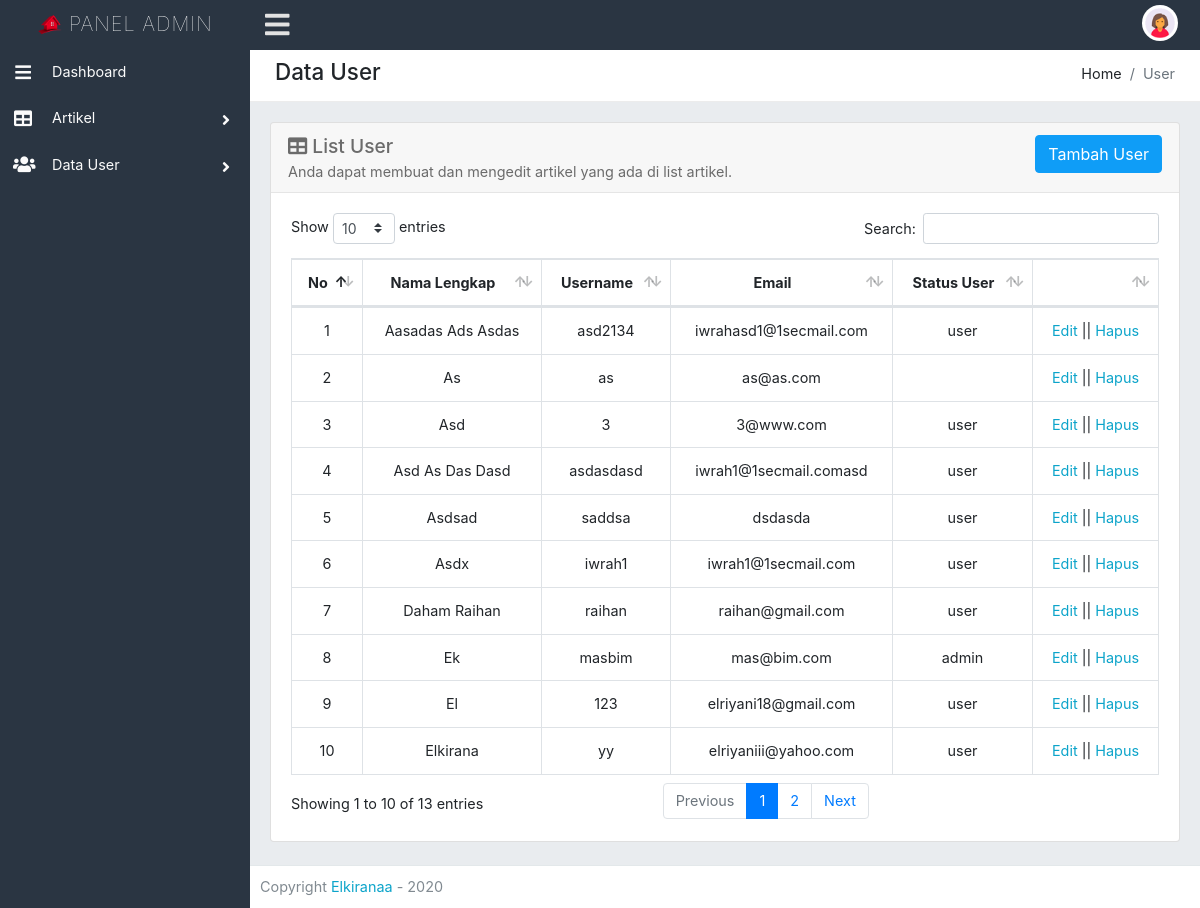
Screenshot of /dashboard/admin/datauser.php (signed in) with the database file from the repository.
### tables this page shows
CREATE TABLE `tbl_user` (
  `id` int(11) NOT NULL,
  `nama_lengkap` varchar(40) NOT NULL,
  `username` varchar(25) NOT NULL,
  `password` varchar(50) NOT NULL,
  `email` varchar(80) NOT NULL,
  `status_user` varchar(25) NOT NULL,
  `image` varchar(50) NOT NULL,
  `status_online` varchar(8) NOT NULL,
  `tanggal_tambah` date NOT NULL
);

### sys/core.php (called while the page is built, shortened)
<?php
	function enurl($str){
		$encrypted_string=openssl_encrypt($str,"AES-128-ECB",'encrypt:)');
		return base64_encode($encrypted_string);
	}
	function deurl($str){
		$decrypted_string=openssl_decrypt(base64_decode($str),"AES-128-ECB",'encrypt:)');
		return $decrypted_string;
	}
?>

### dashboard/admin/datauser.php (the view, shortened to what this page needs)
<?php include 'include/header.php'; ?>
<div class="content-page">
   <div class="content">
      <div class="container-fluid">
         <div class="row">
            <div class="col-xl-12">
               <div class="breadcrumb-holder">
                  <h1 class="main-title float-left">Data User</h1>
                  <ol class="breadcrumb float-right">
                     <li class="breadcrumb-item">Home</li>
                     <li class="breadcrumb-item active">User</li>
                  </ol>
                  <div class="clearfix"></div>
               </div>
            </div>
         </div>
         <div class="row">
            <div class="col-xs-12 col-sm-12 col-md-12 col-lg-12 col-xl-12">
               <div class="card mb-3">
                  <div class="card-header">
                     <table width="100%">
                        <tr>
                           <td>
                              <h3><i class="fas fa-table"></i> List User</h3>
                              Anda dapat membuat dan mengedit artikel yang ada di list artikel.
                           </td>
                           <td>
                              <div class="text-right">
                                 <a role="button" href="#" class="btn btn-primary mb-2" data-toggle="modal" data-target="#tambahuser">
                                 Tambah User
                                 </a>
                              </div>
                           </td>
                        </tr>
                     </table>
                  </div>
                  <div class="card-body">
                     <div class="table-responsive">
                        <table id="table12" class="table table-bordered table-hover display" style="width:100%">
                              <?php
                                 if (isset($_GET['status'])) {
                                  $get = preg_replace('/[^a-z-A-Z]/', '', $_GET['status']);
                                  if (strtolower($get)=='admin') {
                                    $where = "where status_user='admin'";
                                  }elseif (strtolower($get)=='psikolog') {
                                    $where = "where status_user='psikolog'";
                                  }elseif (strtolower($get)=='user') {
                                    $where = "where status_user='user'";
                                  }else{
                                    $where = "";
                                  }
                                 }else{
                                  $where = "";
                                 }
                                 if ($where=="") {
                                    $sdata = '<th style="text-align: center;">Status User</th>';
                                  }else{
                                    $sdata = '';
                                  }
                                echo '<thead>
                              <tr>
                                 <th style="text-align: center;">No</th>
                                 <th style="text-align: center;">Nama Lengkap</th>
                                 <th style="text-align: center;">Username</th>
                                 <th style="text-align: center;">Email</th>
                                 '.$sdata.'
                                 <th style="text-align: center;"></th>
                              </tr>
                           </thead>
                           <tbody>';
                                 $no = 0;
                                 $sql_data = "SELECT * FROM tbl_user ".$where." order by nama_lengkap asc";
                                 $query_data = $db->query($sql_data);
                                 while ($result_data = mysqli_fetch_assoc($query_data)) {
                                  if ($where=="") {
                                    $status_user = '<td style="text-align: center;">'.$result_data['status_user'].'</td>';
                                  }else{
                                    $status_user = '';
                                  }
                                  if ($id_user==$result_data['id']) {
                                    $apus = '';
                                  }else{
                                    $apus = '|| <a href="#" data-id="'.enurl($result_data['id']).'" id="delete">Hapus</a>';
                                  }
                                  $no++;
                                   echo '<tr>
                                 <td style="text-align: center;">'.$no.'</td>
                                 <td style="text-align: center;">'.$result_data['nama_lengkap'].'</td>
                                 <td style="text-align: center;">'.$result_data['username'].'</td>
                                 <td style="text-align: center;">'.$result_data['email'].'</td>
                                 '.$status_user.'
                                 <td style="text-align: center;"><a href="#" id="edit" data-id="'.enurl($result_data['id']).'">Edit</a> '.$apus.'</td>
                              </tr>';
                                 }
                                 ?>
                           </tbody>
                        </table>
                     </div>
                  </div>
               </div>
            </div>
         </div>
      </div>
   </div>
</div>
</div>
<?php include 'include/footer.php'; ?>

### dashboard/admin/include/header.php (shortened to what this page needs)
<?php
    include '../../sys/core.php';
    if (!isset($_SESSION['user'])) {
      echo '<script language="javascript">document.location="../../";</script>';
    }else{
        $id_user = $_SESSION['user'];
        $sql_user = "SELECT * FROM tbl_user WHERE id ='$id_user' ";
        $run_query = $db->query($sql_user);
        $data_user = mysqli_fetch_assoc($run_query);
        if (deurl($data_user['image'])=='P') {
            $image = 'ce.png';
        }elseif (deurl($data_user['image'])=='L') {
            $image = 'co.png';
        }else{
            $image = 'admin.png';
        }
    }
?>
<!DOCTYPE html>
<html lang="en">
<head>
    <link href="../assets/css/bootstrap.min.css" rel="stylesheet" type="text/css" />
    <link href="../assets/font-awesome/css/all.css" rel="stylesheet" type="text/css" />
    <link rel="stylesheet" type="text/css" href="../assets/plugins/datatables/datatables.min.css" />
    <link rel="stylesheet" href="../assets/plugins/fancybox/jquery.fancybox.min.css" />
    <link href="../assets/css/style.css" rel="stylesheet" type="text/css" />
</head>
<body class="adminbody">
    <div id="main">
        <div class="headerbar">
            <div class="headerbar-left">
                <a href="./" class="logo">
                    <img alt="Logo" src="../assets/images/logo.png" />
                    <span>Panel admin</span>
                </a>
            </div>
            <nav class="navbar-custom">
                <ul class="list-inline float-right mb-0">
                    <li class="list-inline-item dropdown notif">
                        <a class="nav-link dropdown-toggle nav-user" data-toggle="dropdown" href="users.html#" aria-haspopup="false" aria-expanded="false">
                            <img src="../assets/images/avatars/<?php echo $image; ?>" alt="Profile image" class="avatar-rounded">
                        </a>
                    </li>
                </ul>
                <ul class="list-inline menu-left mb-0">
                    <li class="float-left">
                        <button class="button-menu-mobile open-left">
                            <i class="fas fa-bars"></i>
                        </button>
                    </li>
                </ul>
            </nav>
        </div>
        <div class="left main-sidebar">
            <div class="sidebar-inner leftscroll">
                <div id="sidebar-menu">
                    <ul>
                        <li class="submenu">
                            <a href="./">
                                <i class="fas fa-bars"></i>
                                <span> Dashboard </span>
                            </a>
                        </li>
                        <li class="submenu">
                            <a id="tables" href="#">
                                <i class="fas fa-table"></i>
                                <span> Artikel </span>
                                <span class="menu-arrow"></span>
                            </a>
                        </li>
                        <li class="submenu">
                            <a id="tables" href="#">
                                <i class="fas fa-users"></i>
                                <span> Data User </span>
                                <span class="menu-arrow"></span>
                            </a>
                        </li>
                    </ul>
                </div>
            </div>
        </div>

### dashboard/admin/include/footer.php (shortened to what this page needs)
<footer class="footer">
            <span class="text-right">
                Copyright <a target="_blank" href="#">Elkiranaa</a> - <?php echo date('Y'); ?>
            </span>
        </footer>
</body>
</html>

### rows the page displays
tbl_user: nama_lengkap "Aasadas Ads Asdas", username "asd2134", email "iwrahasd1@1secmail.com", status_user "user"
tbl_user: nama_lengkap "As", username "as", email "as@as.com"
tbl_user: nama_lengkap "Asd", username "3", email "3@www.com", status_user "user"
tbl_user: nama_lengkap "Asd As Das Dasd", username "asdasdasd", email "iwrah1@1secmail.comasd", status_user "user"
tbl_user: nama_lengkap "Asdsad", username "saddsa", email "dsdasda", status_user "user"
tbl_user: nama_lengkap "Asdx", username "iwrah1", email "iwrah1@1secmail.com", status_user "user"
tbl_user: nama_lengkap "Daham Raihan", username "raihan", email "raihan@gmail.com", status_user "user"
tbl_user: nama_lengkap "Ek", username "masbim", email "mas@bim.com", status_user "admin"
tbl_user: nama_lengkap "El", username "123", email "elriyani18@gmail.com", status_user "user"
tbl_user: nama_lengkap "Elkirana", username "yy", email "elriyaniii@yahoo.com", status_user "user"
